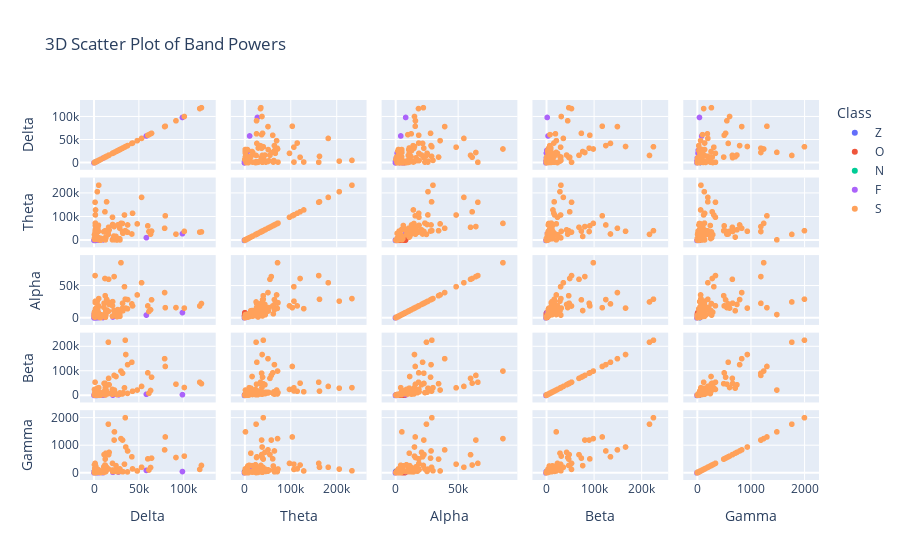

Notebook code for this chart:
### Markdown cell above
#### Visualizing the features on a 3d point cloud

### Code cell
import plotly.express as px
import pandas as pd

# combining data onto single df (plotly express requirement)
all_classes_df = pd.concat([
    band_powers_df.assign(Class=key) for key, band_powers_df in band_powers_df_dict.items()
])

classes_to_be_plotted = ["Delta", "Alpha", "Beta"]

# scatter matrix instead of 3d scatter plot
fig = px.scatter_matrix(
    all_classes_df,
    dimensions = bands.keys(),
    color='Class',  # Color by class
    title='3D Scatter Plot of Band Powers',
    # labels={'Delta': 'Delta Power', 'Theta': 'Theta Power', 'Alpha': 'Alpha Power'}
)

fig.show()
